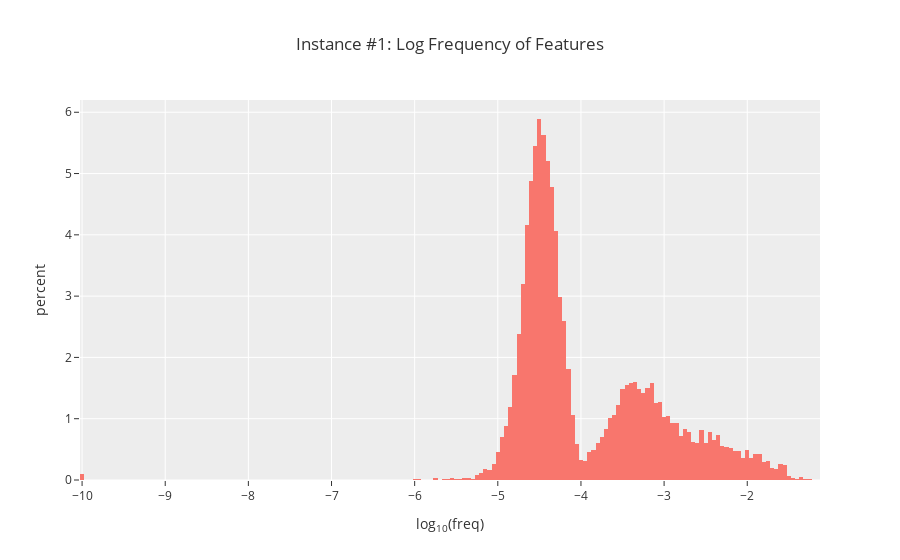
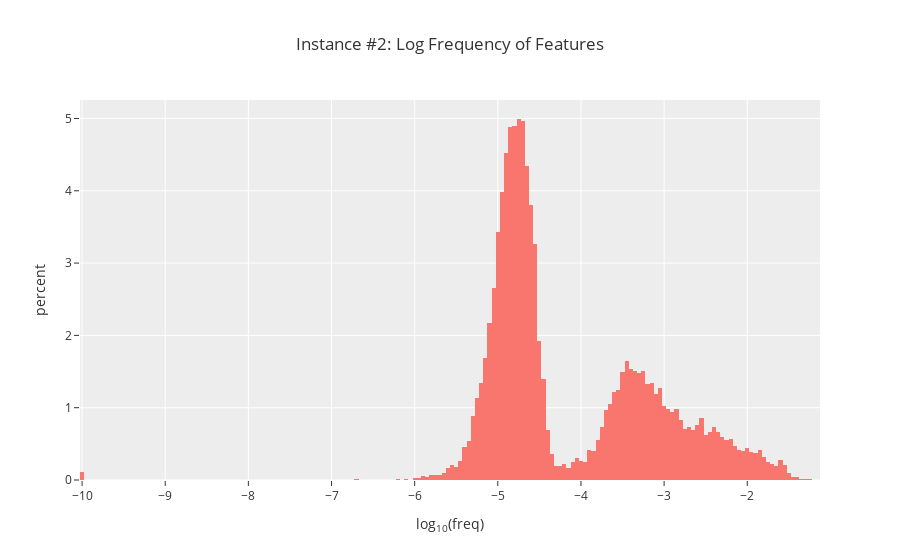

The notebook cell these images were saved under, in order:
### Code cell
@t.no_grad()
def get_feature_probability(
    tokens: Int[Tensor, "batch seq"],
    model: HookedTransformer,
    autoencoder: AutoEncoder,
) -> Float[Tensor, "instance n_hidden_ae"]:
    '''
    Returns the feature probabilities (i.e. fraction of time the feature is active) for each feature in the
    autoencoder, averaged over all `batch * seq` tokens.
    '''
    batch_size, seq_len = tokens.shape

    logits, cache = model.run_with_cache(tokens, names_filter = ["blocks.0.mlp.hook_post"])
    post = cache["blocks.0.mlp.hook_post"]
    assert post.shape == (batch_size, seq_len, model.cfg.d_mlp)

    post_reshaped = einops.repeat(post, "batch seq d_mlp -> (batch seq) instances d_mlp", instances=2)
    assert post_reshaped.shape == (batch_size * seq_len, 2, model.cfg.d_mlp)

    acts = autoencoder.forward(post_reshaped)[3]
    assert acts.shape == (batch_size * seq_len, 2, autoencoder.cfg.n_hidden_ae)

    return acts.mean(0)

    


# Get a batch of feature probabilities & average them (so we don't put strain on the GPU)
feature_probability = [
    get_feature_probability(all_tokens[i:i+50], model, autoencoder)
    for i in tqdm(range(0, 1000, 50))
]
feature_probability = sum(feature_probability) / len(feature_probability)

log_freq = (feature_probability + 1e-10).log10()

# Visualise sparsities for each instance
for i, lf in enumerate(log_freq):
    hist(
        lf,
        title=f"Instance #{i+1}: Log Frequency of Features",
        labels={"x": "log<sub>10</sub>(freq)"},
        histnorm="percent",
        template="ggplot2"
    )

### Figure 1 — Plotly figure (JSON) as saved in the notebook; plotly's stock layout.template omitted (floating-point values rounded to 4 significant figures; data arrays with more than 128 entries replaced by an {"elided": "..."} marker saying what was removed)
{"data": [{"alignmentgroup": "True", "bingroup": "x", "histnorm": "percent", "hovertemplate": "log<sub>10</sub>(freq)=%{x}<br>percent=%{y}<extra></extra>", "legendgroup": "", "marker": {"color": "#F8766D", "pattern": {"shape": ""}}, "name": "", "offsetgroup": "", "orientation": "v", "showlegend": false, "type": "histogram", "x": {"elided": "16384 float values"}, "xaxis": "x", "yaxis": "y"}], "layout": {"autosize": false, "bargap": 0, "barmode": "overlay", "hovermode": "x unified", "legend": {"tracegroupgap": 0}, "modebar": {"add": ["drawline", "drawopenpath", "drawclosedpath", "drawcircle", "drawrect", "eraseshape"]}, "title": {"text": "Instance #1: Log Frequency of Features"}, "xaxis": {"anchor": "y", "domain": [0, 1], "title": {"text": "log<sub>10</sub>(freq)"}}, "yaxis": {"anchor": "x", "domain": [0, 1], "title": {"text": "percent"}}}}

### Figure 2 — Plotly figure (JSON) as saved in the notebook; plotly's stock layout.template omitted (floating-point values rounded to 4 significant figures; data arrays with more than 128 entries replaced by an {"elided": "..."} marker saying what was removed)
{"data": [{"alignmentgroup": "True", "bingroup": "x", "histnorm": "percent", "hovertemplate": "log<sub>10</sub>(freq)=%{x}<br>percent=%{y}<extra></extra>", "legendgroup": "", "marker": {"color": "#F8766D", "pattern": {"shape": ""}}, "name": "", "offsetgroup": "", "orientation": "v", "showlegend": false, "type": "histogram", "x": {"elided": "16384 float values"}, "xaxis": "x", "yaxis": "y"}], "layout": {"autosize": false, "bargap": 0, "barmode": "overlay", "hovermode": "x unified", "legend": {"tracegroupgap": 0}, "modebar": {"add": ["drawline", "drawopenpath", "drawclosedpath", "drawcircle", "drawrect", "eraseshape"]}, "title": {"text": "Instance #2: Log Frequency of Features"}, "xaxis": {"anchor": "y", "domain": [0, 1], "title": {"text": "log<sub>10</sub>(freq)"}}, "yaxis": {"anchor": "x", "domain": [0, 1], "title": {"text": "percent"}}}}
